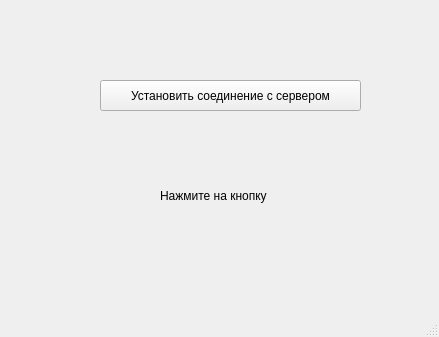
<?xml version="1.0" encoding="UTF-8"?>
<ui version="4.0">
 <class>MainWindow</class>
 <widget class="QMainWindow" name="MainWindow">
  <property name="geometry">
   <rect>
    <x>0</x>
    <y>0</y>
    <width>439</width>
    <height>337</height>
   </rect>
  </property>
  <property name="windowTitle">
   <string>MainWindow</string>
  </property>
  <widget class="QWidget" name="centralwidget">
   <widget class="QPushButton" name="pushButton">
    <property name="geometry">
     <rect>
      <x>100</x>
      <y>80</y>
      <width>261</width>
      <height>31</height>
     </rect>
    </property>
    <property name="text">
     <string>Установить соединение с сервером</string>
    </property>
   </widget>
   <widget class="QLabel" name="label">
    <property name="geometry">
     <rect>
      <x>160</x>
      <y>170</y>
      <width>191</width>
      <height>51</height>
     </rect>
    </property>
    <property name="text">
     <string>Нажмите на кнопку</string>
    </property>
   </widget>
  </widget>
  <widget class="QMenuBar" name="menubar">
   <property name="geometry">
    <rect>
     <x>0</x>
     <y>0</y>
     <width>439</width>
     <height>22</height>
    </rect>
   </property>
  </widget>
  <widget class="QStatusBar" name="statusbar"/>
 </widget>
 <resources/>
 <connections/>
</ui>
